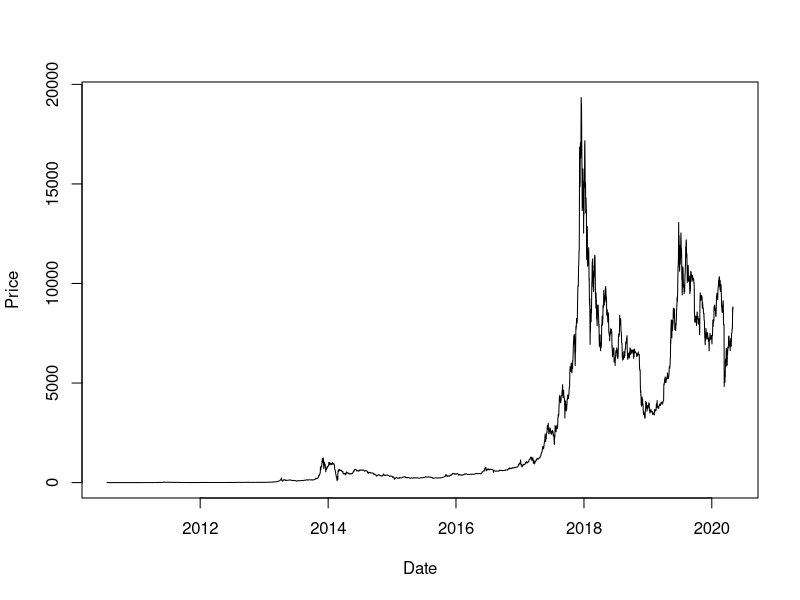
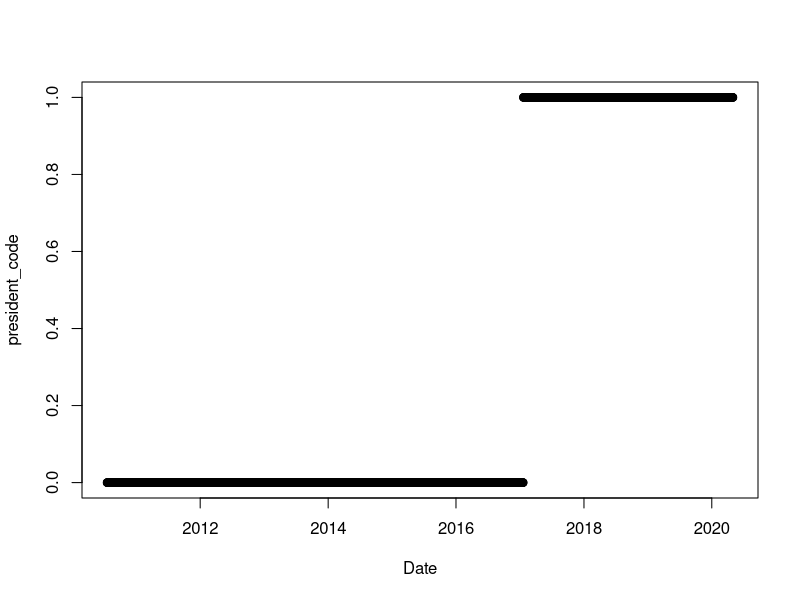
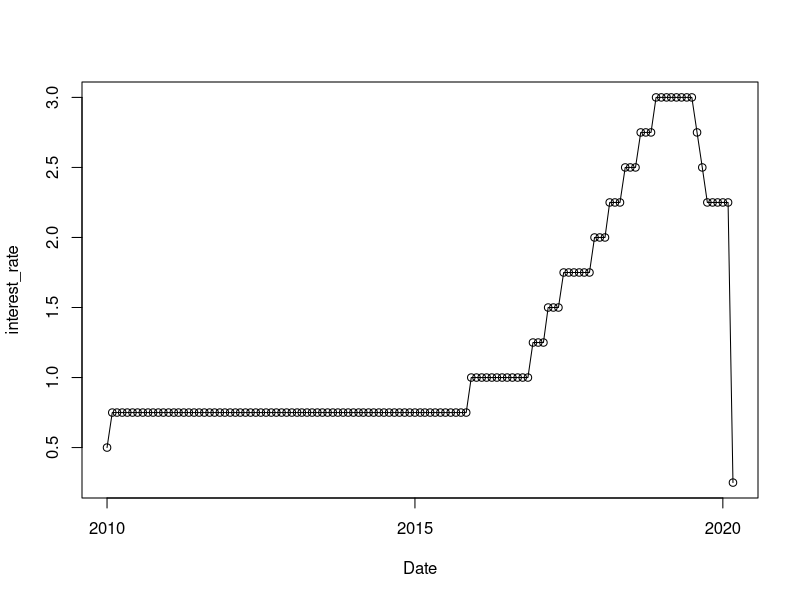

The R source for these figures, in order: (Note: this script raises an error after producing the figures.)
## ---- chunk 1
options(scipen = 1, digits = 4, width = 80)
library(knitr)
opts_chunk$set(cache = TRUE, autodep = TRUE)
## ---- chunk 2
# install necessary packages
# install.packages("readxl")
# install.packages("sqldf")
# install.packages("corrplot")
## ---- chunk 3
library(readr)
library("readxl")
library(sqldf)
library(glue)
library("corrplot")
options(digits=6)
## ---- chunk 4
# price of bitcoin
Bitcoin <- read_csv("Bitcoin Historical Data - Investing.com.csv")
Bitcoin$Date = as.Date(Bitcoin$Date, format="%b %d, %Y")
Bitcoin$month <- strftime(Bitcoin$Date, "%m")
Bitcoin$year <- strftime(Bitcoin$Date, "%Y")
plot(Price ~ Date, data=Bitcoin, type = "l")
## ---- chunk 5
President <- read_csv("President.csv")
President$Date = as.Date(President$Date, format="%b %d, %Y")
plot(president_code ~ Date, data=President)
## ---- chunk 6
The_interest_rate_for_the_United_States<- read_csv("The interest rate for the United States, from 2010 - 2020.csv")
The_interest_rate_for_the_United_States$month <- strftime(The_interest_rate_for_the_United_States$Date, "%m")
The_interest_rate_for_the_United_States$year <- strftime(The_interest_rate_for_the_United_States$Date, "%Y")
plot(interest_rate ~ Date, data=The_interest_rate_for_the_United_States, type = "o")
## ---- chunk 7
US_dollar_yuan_exchange_rate <- read_csv("US dollar-yuan exchange rate.csv")
US_dollar_yuan_exchange_rate$Date = as.Date(US_dollar_yuan_exchange_rate$Date, format="%m/%d/%y")
plot(exchange_rate ~ Date, data = US_dollar_yuan_exchange_rate, type = 'l')

Euro_to_US_exchange_rate <- read_csv("euro-dollar-exchange-rate-historical-chart.csv")
Euro_to_US_exchange_rate$Date = as.Date(Euro_to_US_exchange_rate$Date, format="%m/%d/%y")
Euro_to_US_exchange_rate$exchange_rate = 1/Euro_to_US_exchange_rate$exchange_rate
plot(exchange_rate  ~ Date, data = Euro_to_US_exchange_rate, type = 'l')
## ---- chunk 8
Gold <- read_csv("Gold Futures Historical Data.csv")
Gold$Date = as.Date(Gold$Date, format="%b %d, %Y")
plot(Price ~ Date, data=Gold, type='l')
## ---- chunk 9
Dow_Jones_Industrial_Average <- read_csv("Dow Jones Industrial Average Historical Data.csv")
Dow_Jones_Industrial_Average$Date = as.Date(Dow_Jones_Industrial_Average$Date, format="%b %d, %Y")
plot(Price ~ Date, data=Dow_Jones_Industrial_Average, type = 'l')
## ---- chunk 10
NYSE_Composite_Index <- read_csv("NYSE Composite Historical Data.csv")
NYSE_Composite_Index$Date = as.Date(NYSE_Composite_Index$Date, format="%b %d, %Y")
plot(Price ~ Date, data=NYSE_Composite_Index, type = 'l')
## ---- chunk 11
Apple_Inc_company_stock <- read_csv("AAPL Historical Data.csv")
Apple_Inc_company_stock$Date = as.Date(Apple_Inc_company_stock$Date, format="%b %d, %Y")
plot(Price ~ Date, data=Apple_Inc_company_stock, type = 'l')
## ---- chunk 12
WTI_oil_price <- read_csv("Crude Oil WTI Futures Historical Data.csv")
WTI_oil_price$Date = as.Date(WTI_oil_price$Date, format="%b %d, %Y")
# colnames(WTI_oil_price)[2] <- "WTI_oil_price"
plot(Price ~ Date, data=WTI_oil_price)

Brent_Oil_price <- read_csv("Brent Oil Futures Historical Data.csv")
Brent_Oil_price$Date = as.Date(Brent_Oil_price$Date, format="%b %d, %Y")
# colnames(Brent_Oil_price)[2] <- "Brent_oil_price"
plot(Price ~ Date, data=Brent_Oil_price, type = 'l')
## ---- chunk 13
# combine
# Reduce(function(...) merge(..., by="Date"), list(Brent_Oil_price, Crude_Oil_price, Apple_compact))
sql =  glue("
select Bitcoin.Date,
       Bitcoin.Price                as Bitcoin_price,
       exchange_China.exchange_rate as USD_Yuan_exchange_rate,
       exchange_Euro.exchange_rate  as USD_Euro_Exchange_Rate,
       DJIA.Price                   as DJIA_index,
       NYSE.Price                   as NYSE_index,
       Apple.Price                  as Apple_price,
       Brent_Oil_price.Price        as brent_oil_price,
       WTI_oil_price.Price          as WTI_oil_price,
       Gold.Price                   as Gold_price,
       President.president_code,
       interest.interest_rate,
       Bitcoin.month,
       Bitcoin.year
from Bitcoin
         left outer join US_dollar_yuan_exchange_rate as exchange_China
                         on exchange_China.Date = Bitcoin.Date
         left outer join Euro_to_US_exchange_rate as exchange_Euro
                         on exchange_Euro.Date = Bitcoin.Date
         left outer join Dow_Jones_Industrial_Average as DJIA
                         on DJIA.Date = Bitcoin.Date
         left outer join NYSE_Composite_Index as NYSE
                         on NYSE.Date = Bitcoin.Date
         left outer join Brent_Oil_price
                         on Brent_Oil_price.Date = Bitcoin.Date
         left outer join WTI_oil_price
                         on WTI_oil_price.Date = Bitcoin.Date
         left outer join Apple_Inc_company_stock as Apple
                         on Apple.Date = Bitcoin.Date
         left outer join President
                         on President.Date = Bitcoin.Date
         left outer join Gold
                         on Gold.Date = Bitcoin.Date
         left outer join The_interest_rate_for_the_United_States as interest
                         on interest.month = Bitcoin.month
                             and interest.year = Bitcoin.year
where Bitcoin.Date between {c (1.0, as.Date('2014-09-01'))[2]} and {c (1.0, as.Date('2020-04-30'))[2]}
order by Bitcoin.Date desc")
combined_daily = sqldf(sql)
combined_daily$Date_posix = c(1, as.Date(combined_daily$Date))[-c(1)]

combined_weekdays = na.omit(combined_daily)
combined_monthly = sqldf("
select *
from combined_daily
where combined_daily.Date in
      (select max(combined_weekdays.Date)
       from combined_weekdays
       group by combined_weekdays.month, combined_weekdays.year)
")
combined_monthly
## ---- chunk 14
str(combined_monthly[, -c(1, 13, 14)])
## ---- chunk 15
combined_monthly = na.omit(combined_monthly)
M <- cor(x=combined_monthly[, -c(1, 13, 14)], use = "everything", method="pearson") # get correlations
M
library('corrplot') #package corrplot
corrplot(M, method = "circle")
## ---- chunk 16
gamble_model = lm(Bitcoin_price~ . ,combined_monthly[, -c(1, 13, 14)])
gamble_model_back_aic = step(gamble_model, direction = "backward", trace = 0)
gamble_model_back_aic
## ---- chunk 17
library(leaps)
all_hipcenter_mod = summary(regsubsets(Bitcoin_price ~ ., data = combined_monthly[, -c(1, 13, 14)]))
all_hipcenter_mod
## ---- chunk 18
all_hipcenter_mod$which
all_hipcenter_mod$rss
all_hipcenter_mod$adjr2
## ---- chunk 19
pairs(combined_monthly[, -c(1, 13, 14)], col = "dodgerblue")
## ---- chunk 20
# Date USD_Yuan_exchange_rate USD_Euro_Exchange_Rate DJIA_index NYSE_index Apple_price brent_oil_price WTI_oil_price Gold_price president_code interest_rate
# autompg_big_mod = lm(
#   log(Bitcoin_price) ~ . ^ 2 + I(disp ^ 2) + I(hp ^ 2) + I(wt ^ 2) + I(acc ^ 2), 
#   data = combined_monthly[, -c(13, 14)])
autompg_big_mod = lm(
  log(Bitcoin_price) ~ . ^ 2, 
  data = combined_monthly[, -c(1, 13, 14)])
all_hipcenter_mod = summary(regsubsets(log(Bitcoin_price) ~ ., data = combined_monthly[, -c(1, 13, 14, 15)]))
# autompg_mod_back_aic = step(autompg_big_mod, direction = "backward", trace = 0)
# autompg_mod_back_aic
all_hipcenter_mod
all_hipcenter_mod$which
all_hipcenter_mod$rss
all_hipcenter_mod$adjr2
## ---- chunk 21
# autompg_big_mod = lm(
#   log(Bitcoin_price) ~ . ^ 2 + I(Date_posix ^ 2) + I(USD_Yuan_exchange_rate ^ 2) + I(USD_Euro_Exchange_Rate ^ 2) + I(DJIA_index ^ 2) +  + I(NYSE_index ^ 2) +  + I(Apple_price ^ 2) +  + I(brent_oil_price ^ 2) +  + I(WTI_oil_price ^ 2) + I(Gold_price ^ 2) + I(president_code ^ 2) + I(interest_rate ^ 2), 
#   data = combined_monthly[, -c(1, 13, 14)])
# length(coef(autompg_big_mod))

autompg_big_mod = lm(
  Bitcoin_price ~ . + I(Date_posix ^ 2) + I(USD_Yuan_exchange_rate ^ 2) + I(USD_Euro_Exchange_Rate ^ 2) + I(DJIA_index ^ 2) +  + I(NYSE_index ^ 2) +  + I(Apple_price ^ 2) +  + I(brent_oil_price ^ 2) +  + I(WTI_oil_price ^ 2) + I(Gold_price ^ 2) + I(president_code ^ 2) + I(interest_rate ^ 2), 
  data = combined_monthly[, -c(1, 13, 14)])
length(coef(autompg_big_mod))

# autompg_mod_back_aic = step(autompg_big_mod, direction = "backward", trace = 0)
# autompg_mod_back_aic

n = length(resid(autompg_big_mod))
autompg_mod_back_aic = step(autompg_big_mod, direction = "backward", trace = 0)
length(coef(autompg_mod_back_aic))
autompg_mod_back_aic
autompg_mod_back_bic = step(autompg_big_mod, direction = "backward", 
                            k = log(n), trace = 0)
length(coef(autompg_mod_back_bic))
autompg_mod_back_bic

btc_lm = lm(Bitcoin_price ~ . ,data=combined_monthly[, -c(1, 13, 14)])
autompg_big_mod = lm(
  Bitcoin_price ~ Date_posix + USD_Yuan_exchange_rate +  USD_Euro_Exchange_Rate + DJIA_index + NYSE_index + Apple_price +  I(Date_posix ^ 2) + brent_oil_price + Gold_price + WTI_oil_price +president_code +  interest_rate + I(USD_Yuan_exchange_rate ^ 2) + I(USD_Euro_Exchange_Rate ^ 2) + I(DJIA_index ^ 2) +  + I(NYSE_index ^ 2) +  + I(Apple_price ^ 2) +  + I(brent_oil_price ^ 2) +  + I(WTI_oil_price ^ 2) + I(Gold_price ^ 2) + I(president_code ^ 2) + I(interest_rate ^ 2), 
  data = combined_monthly[, -c(1, 13, 14)])
summary(autompg_big_mod)
## ---- chunk 22
model1 = lm(Bitcoin_price ~ USD_Yuan_exchange_rate + USD_Euro_Exchange_Rate + DJIA_index + brent_oil_price + president_code ,data=combined_monthly[, -c(1, 13, 14)])
summary(btc_lm)
## ---- chunk 23
#This breaks up the data into a training and testing set.  The training set will include `r nrow(data_trn)` rows of data, while
data = combined_monthly
trn_idx = sample(nrow(data),nrow(data)/2)
data_train = data[trn_idx, ]
data_test = data[-trn_idx, ]
## ---- chunk 24
calc_rmse = function(model = gamble_model, data = combined_monthly) {
  trn_idx = sample(nrow(data),nrow(data)/2)
  data_train = data[trn_idx, ]
  data_test = data[-trn_idx, ]
  
  pred = predict(model, data_train)
  actual = data_train$Bitcoin_price
  train_rmse = sqrt(mean((pred - actual)^2))
  
  pred = predict(model, data_test)
  actual = data_test$Bitcoin_price
  test_rmse = sqrt(mean((pred - actual)^2))

  c(train_rmse,test_rmse)
}

## ---- chunk 25
calc_rmse(model = gamble_model, data)
## ---- chunk 26
calc_rmse(model = autompg_big_mod, data)
## ---- chunk 27

plots_model = function(model = gamble_model){
  par(mfrow = c(1, 2))
  plot(fitted(model), resid(model), col = "grey", pch = 20,
  xlab = "Fitted", ylab = "Residuals", main = "Fitted vs Residuals")
  abline(h = 0, col = "darkorange", lwd = 2)
  qqnorm(resid(model), col = "darkgrey")
  qqline(resid(model), col = "dodgerblue", lwd = 2)
}

## ---- chunk 28
plots_model(gamble_model)
